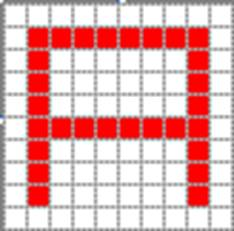
#> input picture PYTHON/NOTEBOOK-JUPYTER/imagen/color.jpg, 234 x 231 px; the run also reads 1 picture not shown here
$ jupyter execute --allow-errors 08___OpenCV.ipynb
#> lines starting #> are read from the running program, lines starting #| are printed output that depends on the picture
<center><span style="color:red; font-size:30px">OPENCV</span></center>

<span style="color:blue; font-size:15px">QUE ES OPENCV</span>

<div class=text-justify>
<ol>

<li>Es una biblioteca libre de visión artificial, originalmente desarrollada por Intel. Su primera versión alfa fue en el mes de enero de 1999.</li><br>

<li>Se ha utilizado en aplicaciones desde sistemas de seguridad con detección de movimiento, hasta control de procesos donde se requiere reconocimiento de objetos.</li><br>

<li>Su publicación se da bajo licencia BSD, la cual permite que sea usada para propósitos comerciales y de investigación libre.</li><br>

<li>Es multiplataforma, existiendo versiones para GNU/Linux, Mac OS X, Windows y Android.</li><br>

<li>Contiene más de 500 funciones que abarcan una gran gama de áreas en el proceso de visión, tales como reconocimiento de objetos, visión estéreo, maching learning, procesamiento de imagenes etc.</li><br>

<li>Contiene diferentes interfaces para diferentes lenguajes de programación como c, c++, python, java.</li>

</ol>
</div>

<span style="color:blue; font-size:15px">CODIGO OPENCV</span>

<div class=text-justify>
<ol>
<li>Importar la libreria opencv</li>
import cv2

<li>Ruta realtiva o absoluta del archivo que contiene la imagen</li>
img = cv2.imread('imagen/letra_color.bmp')

<li>Carga una imagen en color. Se descuidará cualquier transparencia de la imagen. Es la bandera predeterminada.</li>
cv2.IMREAD_COLOR

<li>Carga la imagen en modo escala de grises.</li>
cv2.IMREAD_GRAYSCALE

<li>Carga la imagen como tal, incluido el canal alfa.</li>
cv2.IMREAD_UNCHANGED:

<li>'Imagen Color' es el nombre de la ventana donde se muestra la imagen, img es la imagen que se mostrará en la ventana.</li>
cv2.imshow('Imagen Color',img)

<li>Espera hasta que se presiona una tecla</li>
cv2.waitKey(0)

<li>Destruye la ventana que muestra la imagen</li>
cv2.destroyAllWindows()
</ol>
</div><br>

<span style="color:blue; font-size:15px">
EJEMPLO 01
</span>

[cell 1]
import cv2

img = cv2.imread('imagen/letra_blanco_negro.bmp', cv2.IMREAD_UNCHANGED)
cv2.imshow('Imagen BlancoNegro',img)
print(img)
#| None
cv2.waitKey(0)
cv2.destroyAllWindows()

[cell 2]
import cv2

img = cv2.imread('imagen/letra_gris.bmp', cv2.IMREAD_GRAYSCALE)
cv2.imshow('Imagen Gris',img)
print(img)
#| [[255 255 255 255 255 255 255 255 255 255]
#|  [255  36   0  36 128   0   0 128   0 255]
#|  [255  92 255 255 255 255 255 255   0 255]
#|  [255   0 255 255 255 255 255 255  92 255]
#|  [255   0 255 255 255 255 255 255   0 255]
#|  [255  92   0 100  36 255  36   0  92 255]
#|  [255   0 255 255 255 255 255 255   0 255]
#|  [255   0 255 255 255 255 255 255   0 255]
#|  [255 128 255 255 255 255 255 255  92 255]
#|  [255 255 255 255 255 255 255 255 255 255]]
cv2.waitKey(0)
cv2.destroyAllWindows()

[cell 3]
import cv2

img = cv2.imread('imagen/letra_color.bmp', cv2.IMREAD_COLOR)

#> (the rest of this cell did not finish here and is left out)

<span style="color:blue; font-size:15px">
EJEMPLO 02
</span>

[cell 4]
import cv2

img_c = cv2.imread('imagen/color.jpg', cv2.IMREAD_COLOR)
#> img_c is the input picture: shape (231, 234, 3); mean B, G, R 176.4, 176.4, 226
img_g = cv2.imread('imagen/gris.jpg', cv2.IMREAD_GRAYSCALE)
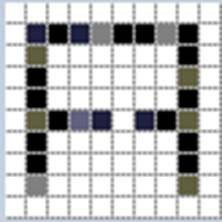
#> input picture PYTHON/NOTEBOOK-JUPYTER/imagen/gris.jpg, 222 x 222 px
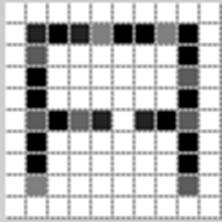
#> img_g: shape (222, 222); min 0, max 255, mean 188.7
img_b = cv2.imread('imagen/blanco_negro.jpg', cv2.IMREAD_COLOR)
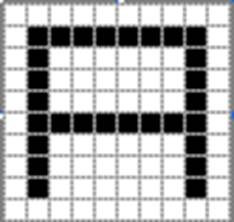
#> input picture PYTHON/NOTEBOOK-JUPYTER/imagen/blanco_negro.jpg, 234 x 222 px
#> img_b is the input picture: shape (222, 234, 3); mean B, G, R 175.9, 175.8, 175.8

cv2.namedWindow('Color', cv2.WINDOW_AUTOSIZE)
cv2.namedWindow('Gris', cv2.WINDOW_AUTOSIZE)
cv2.namedWindow('BlancoNegro', cv2.WINDOW_AUTOSIZE)

cv2.imshow('Color',img_c)
cv2.imshow('Gris',img_g)
cv2.imshow('BlancoNegro',img_b)

cv2.waitKey(0)
cv2.destroyAllWindows()

<span style="color:blue; font-size:15px">
EJEMPLO 03
</span>

[cell 5]
import cv2

imageColor = cv2.imread('imagen/pinguino.jpg', cv2.IMREAD_COLOR)
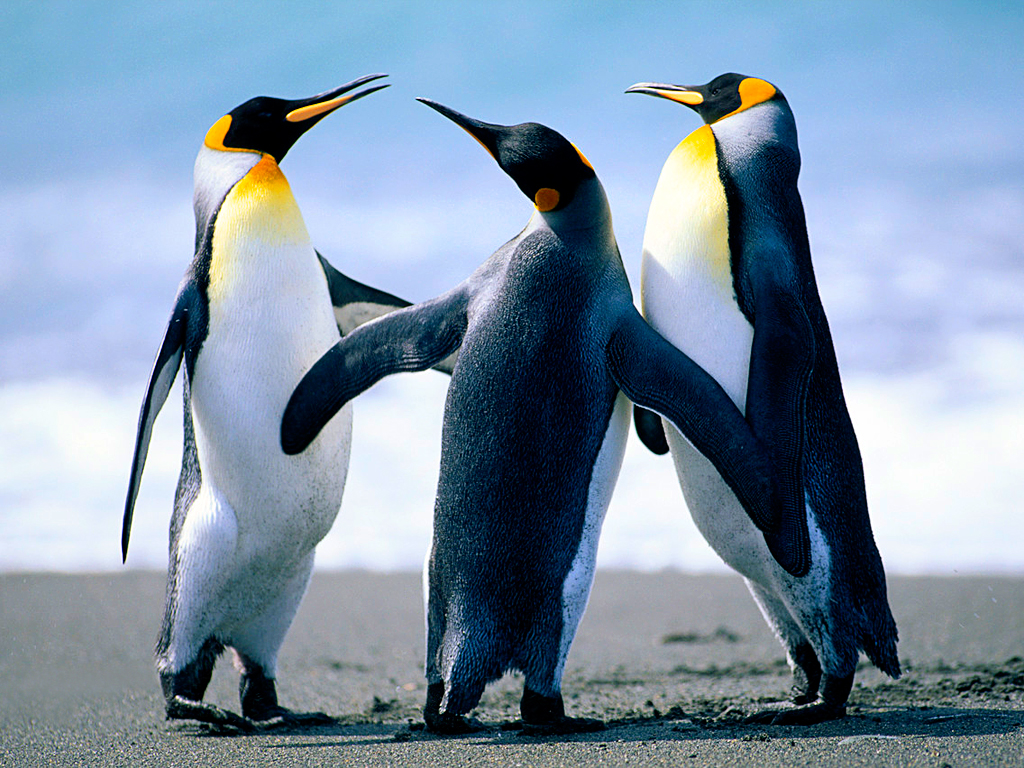
#> input picture PYTHON/NOTEBOOK-JUPYTER/imagen/pinguino.jpg, 1024 x 768 px
#> imageColor is the input picture: shape (768, 1024, 3); mean B, G, R 168.1, 148, 127.8
imageGris = cv2.cvtColor(imageColor, cv2.COLOR_BGR2GRAY)
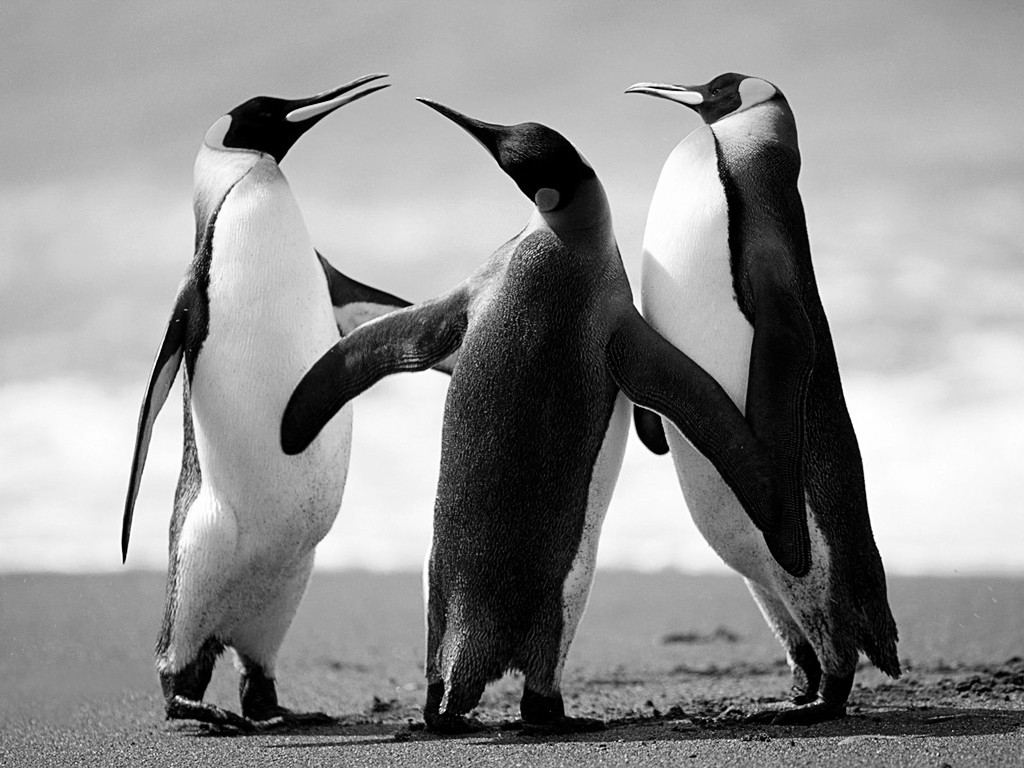
#> imageGris: shape (768, 1024); min 0, max 255, mean 144.3
cv2.namedWindow('Color', cv2.WINDOW_AUTOSIZE)
cv2.namedWindow('Gris', cv2.WINDOW_AUTOSIZE)
cv2.imshow('Color',imageColor)
cv2.imshow('Gris',imageGris)
cv2.waitKey(0)
cv2.destroyAllWindows()

<span style="color:blue; font-size:15px">
EJEMPLO 04
</span>

[cell 6]
import cv2

imageColor = cv2.imread('imagen/pinguino.jpg', cv2.IMREAD_COLOR)
imageGris = cv2.cvtColor(imageColor, cv2.COLOR_BGR2GRAY)
cv2.namedWindow('Color', cv2.WINDOW_AUTOSIZE)
cv2.namedWindow('Gris', cv2.WINDOW_AUTOSIZE)
cv2.imshow('Color',imageColor)
cv2.imshow('Gris',imageGris)
cv2.waitKey(0)
cv2.destroyAllWindows()

cv2.imwrite('imagen/pinguino_gris.jpg',imageGris)
#> Out = True

<span style="color:blue; font-size:15px">
EJEMPLO 05
</span>

[cell 7]
import cv2
import numpy as np

image = cv2.imread('imagen/pinguino.jpg', cv2.IMREAD_COLOR)

#> (the rest of this cell did not finish here and is left out)

<span style="color:blue; font-size:15px">
EJEMPLO 06
</span>

[cell 8]
import cv2

img = cv2.imread('imagen/Meditacion.jpg')
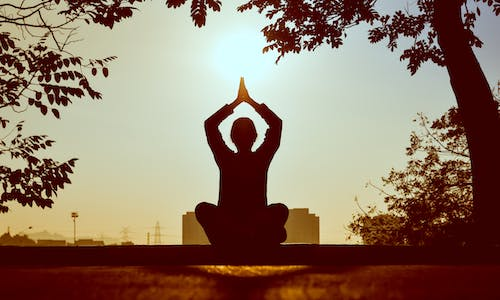
#> input picture PYTHON/NOTEBOOK-JUPYTER/imagen/meditacion.jpg, 500 x 300 px, found by its file name
#> img is the input picture: shape (300, 500, 3); mean B, G, R 102.6, 120.6, 142.8
print('Image Dimensions :', img.shape) # (300, 500, 3) Alto=300 Ancho=500 Color=3 (rgb)
#| Image Dimensions : (300, 500, 3)
cv2.imshow("Imagen", img)
cv2.waitKey(0)
cv2.destroyAllWindows()
print('FIN')

<span style="color:blue; font-size:15px">
EJEMPLO 07
</span>

[cell 9]
from matplotlib import pyplot as plt
import cv2

img = cv2.imread('imagen/meditacion.jpg')
gray = cv2.cvtColor(img, cv2.COLOR_BGR2GRAY)
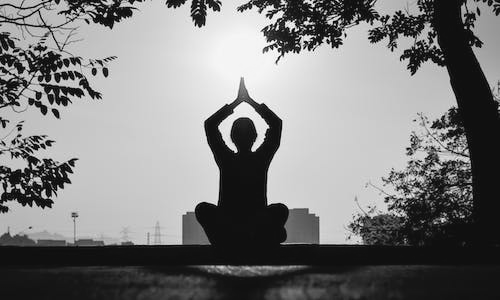
#> gray: shape (300, 500); min 0, max 254, mean 125.2

plt.imshow(img)
plt.title('MEDITACION')
plt.show()
